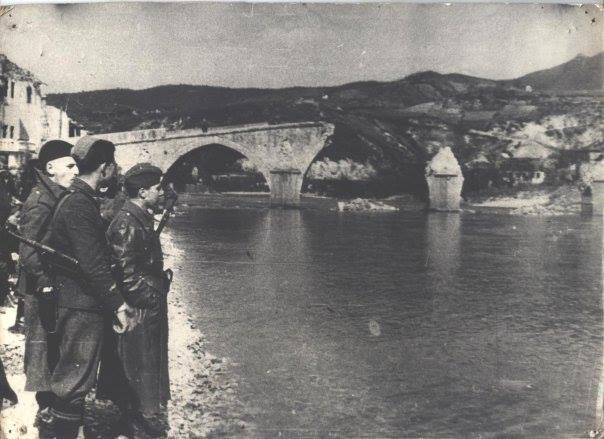
#> input picture images/cuprija.jpg, 604 x 439 px
$ python radiometricTransformations.py
#> lines starting #> are read from the running program, lines starting #| are printed output that depends on the picture
import numpy as np
import cv2
from matplotlib.image import imread
import matplotlib.pyplot as plt

# Negative
image = cv2.imread("images/cuprija.jpg", 0)/255
#> image: shape (439, 604) float64; min 0.098, max 1, mean 0.479
print(image)
#> (printed output is left out)

negative = 1 - image
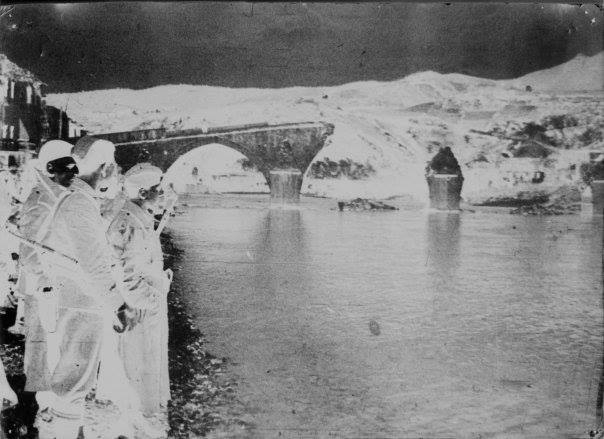
#> negative: shape (439, 604) float64; min 0, max 0.902, mean 0.521

fig, ax = plt.subplots(1, 2, figsize = [7, 3.5])
ax[0].imshow(image, cmap = 'gray', aspect = 'auto')
ax[0].axis("off")
ax[0].set_title("Izvorna slika")
cnt, bins, _ = ax[1].hist(image.flatten(), bins = 50, density=True)
#> cnt = 50 values, max 3.98 at index 10, min 0 at index 1, mean 1.11; bins = 51 values from 0.098 to 1
ax[1].grid()
ax[1].set_title('Histogram izvorne slike')

fig, ax = plt.subplots(1, 2, figsize = [7, 3.5])
ax[0].imshow(negative, cmap = 'gray', aspect = 'auto')
ax[0].axis("off")
ax[0].set_title("Negativ")
cnt, bins, _ = ax[1].hist(negative.flatten(), bins = 50, density = True)
#> cnt = 50 values, max 3.6 at index 40, min 0 at index 48, mean 1.11; bins = 51 values from 0 to 0.902
ax[1].grid()
ax[1].set_title("Histogram negativa")

# Brightness
imageB = np.sqrt(image)
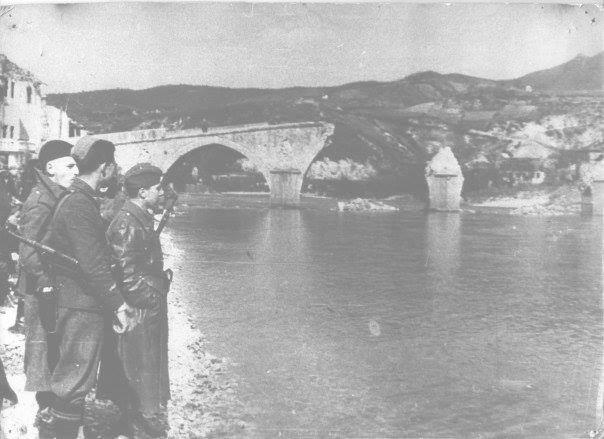
#> imageB: shape (439, 604) float64; min 0.313, max 1, mean 0.679

fig, ax = plt.subplots(1, 2, figsize = [7, 3.5])
ax[0].imshow(imageB, cmap = 'gray', aspect = 'auto')
ax[0].axis("off")
ax[0].set_title("Korijen")
cnt, bins, _ = ax[1].hist(imageB.flatten(), bins = 50, density = True)
#> cnt = 50 values, max 4.18 at index 16, min 0 at index 2, mean 1.46; bins = 51 values from 0.313 to 1
ax[1].grid()
ax[1].set_title("Histogram korjenovane slike")

plt.show()
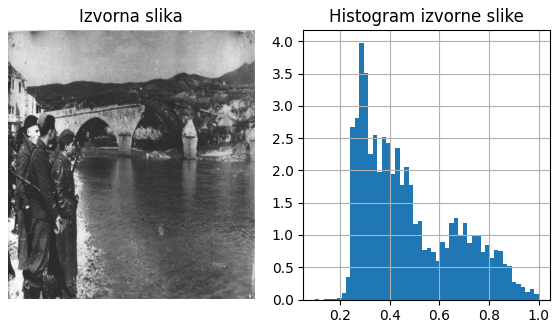
#> figure drawn by matplotlib, 2 panels; panel 2: tallest bar 3.98 high, from x = 0.278 to 0.296
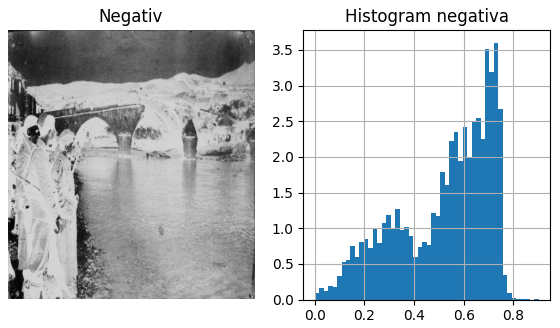
#> figure drawn by matplotlib, 2 panels; panel 2: tallest bar 3.6 high, from x = 0.722 to 0.74
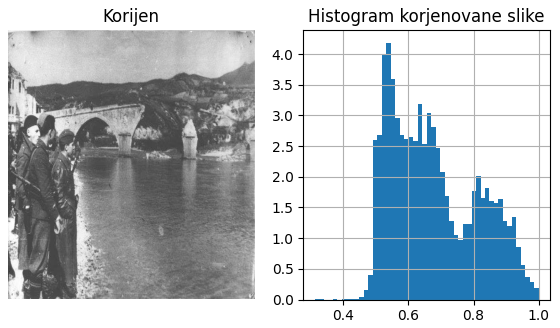
#> figure drawn by matplotlib, 2 panels; panel 2: tallest bar 4.18 high, from x = 0.533 to 0.547

# Histogram equalization
image = cv2.imread("images/forestbw.jpg", 0)

plt.figure(figsize=[10,10])
#> (the run stopped early here; a loop or call above may not have finished)
